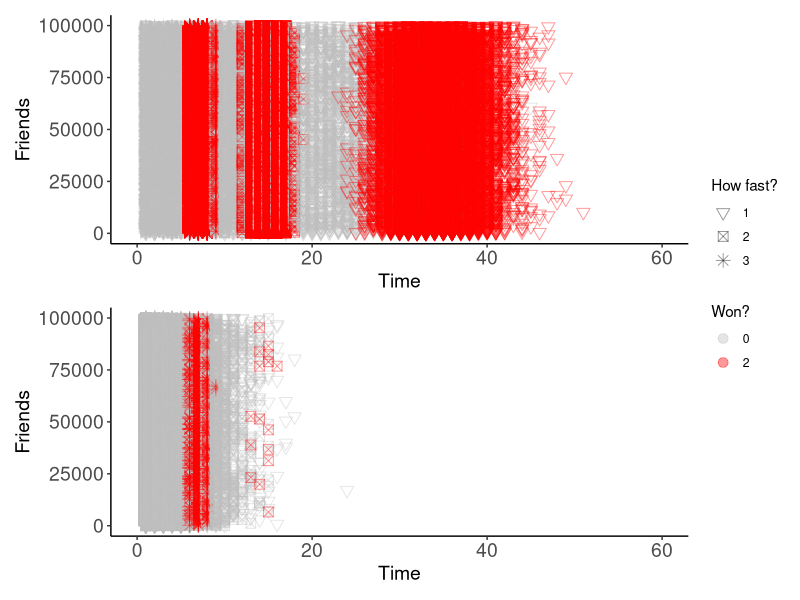
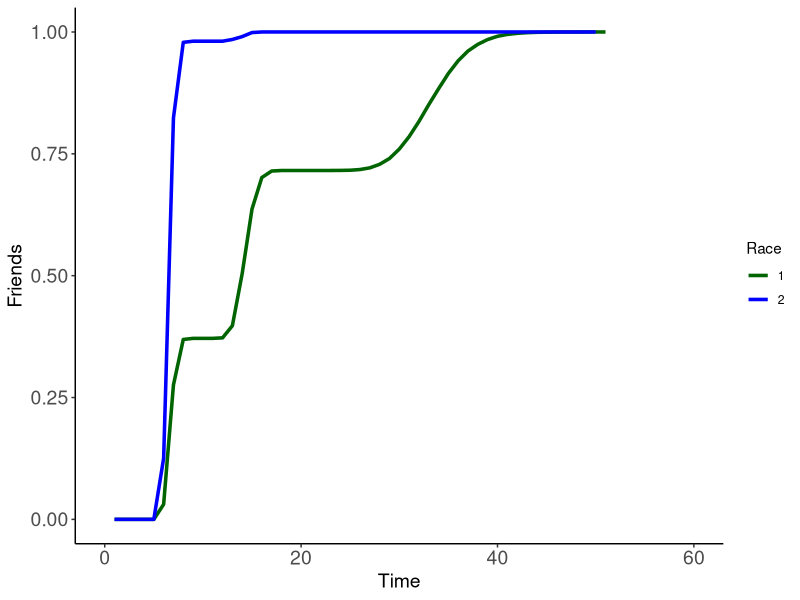
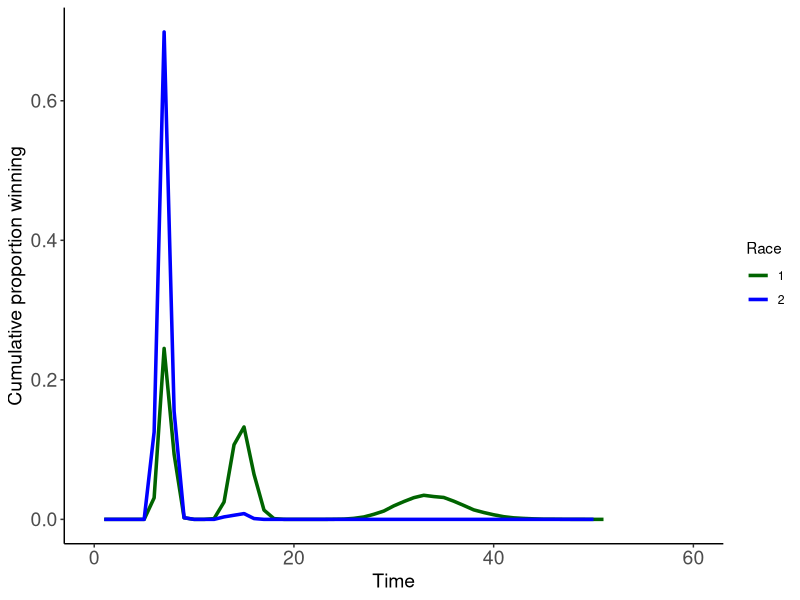

Here is the R script that generated these plots, in order:
## ---- chunk 1
#| echo: false
library(ggplot2)
library(patchwork)
## ---- chunk 2
death_function <- function(size, mort_prob){
  sampled <- sample(c(0,1), size,replace = TRUE, prob =c(mort_prob, 1- mort_prob))
  return(sampled)
}
## ---- chunk 3
progress_function <- function(id){
  
  if(id ==1){
  sampled <- runif(1,min =0, max =3)
  }
  else if (id ==2){
  sampled <- runif(1,min = 2,max=5)
  }
  else if (id ==3){
  sampled <- runif(1,min = 5, max =10)
  }
  return(sampled)
}
## ---- chunk 4
#| code-fold: true
lawn_race_function <- function(size, mort_prob, progress_time,time_step) {
  full_df <- data.frame(
      current_time = rep(0, size),
      time_event = rep(0, size),
      status = rep(1, size),
      progress = rep(0, size),
       id = rep(c(1, 2, 3), length = size),
       friend_number = seq(1, size))

  survived_subsetted <- full_df [full_df $status == 1 ,]
  
  i = 0
  
  while (nrow(full_df [full_df $status == 1 ,]) != 0) {
    
    i = i + 1
    dead_developed_already_subsetted <- full_df[full_df$status %in% c(0,2),]
    survived_subsetted <- full_df [full_df $status == 1 ,]
    survived_individuals <- nrow(survived_subsetted)
 ###If there are surviving individuals
      
      survived_subsetted$current_time <- i

      ### Did they die in this time-step?
      survived_subsetted$status <- death_function(survived_individuals, mort_prob)
      
      if(nrow(  survived_subsetted[survived_subsetted$status == 0, ])!=0){
      
      survived_subsetted[survived_subsetted$status == 0, ]$time_event <- i

      }
      ### Progressed
      growing_indviduals <- survived_subsetted[survived_subsetted$status == 1, ]

      ###If there are those that will grow
      if(nrow(growing_indviduals) !=0){
      
      growing_indviduals$progress <- round(growing_indviduals $progress + 
                                            time_step*sapply(X = growing_indviduals $id, FUN = progress_function ), 3)

      developed <- growing_indviduals[growing_indviduals$progress >= progress_time, ]

      ###If there are those developed 
      if(nrow(developed) != 0){
      growing_indviduals[growing_indviduals$progress >= progress_time, ]$status <- 2
      growing_indviduals[growing_indviduals$status == 2, ]$time_event <- i
      }
      }
      
      full_df <- rbind(dead_developed_already_subsetted ,
        survived_subsetted[survived_subsetted$status == 0, ],
       growing_indviduals
      )
  
  
  }
  return(full_df)
}

## ---- chunk 5
df_lawn_race1<- lawn_race_function(1e5,0.01,10,time_step = 1/5)
df_lawn_race2<- lawn_race_function(1e5,0.40,10,time_step = 1/5)
## ---- chunk 6
#| echo: false
#| 
first_panel <- ggplot(df_lawn_race1,aes(x = time_event, y = friend_number))+
  geom_point(aes(color = as.factor(status), shape = as.factor(id)),size = 3,alpha =0.4)+
  scale_color_manual(name = "Won?",values = c(`0` = "grey", `2` = "red"))+
  scale_shape_manual(name = "How fast?", values =c(6,7,8))+
  theme_classic() + 
  theme(axis.text = element_text(size = 14),
        axis.title = element_text(size = 14))+
        xlab("Time") + ylab("Friends") + xlim(0,60)

## ---- chunk 7
#| echo: false
#| 
second_panel <- ggplot(df_lawn_race2,aes(x = time_event, y = friend_number))+
  geom_point(aes(color = as.factor(status), shape = as.factor(id)),size = 3,alpha = 0.4)+
  scale_color_manual(name = "Won?",values = c(`0` = "grey", `2` = "red"))+
  scale_shape_manual(name = "How fast?", values =c(6,7,8))+
  theme_classic() + 
  theme(axis.text = element_text(size = 14),
        axis.title = element_text(size = 14))+
        xlab("Time") + ylab("Friends")  +xlim(0,60)
## ---- chunk 8
first_panel / second_panel +   plot_layout(guides = 'collect')
## ---- chunk 9
#| echo: false

plot_outcome <- function(df,facet){
  success_df <-  subset(df, df$status == 2)

success_df_2 <- as.data.frame(with(success_df, table( time_event)),
                              stringsAsFactors = FALSE)
success_df_2$time_event <- as.numeric(success_df_2$time_event )
success_df_2$Freq <- as.numeric(success_df_2$Freq )
success_df_2$prop <- success_df_2$Freq/(sum(success_df_2$Freq))

max_num <- 50

before_hand_df <- data.frame(time_event = (seq(1,max_num)), 
                             Freq = rep(0,length(seq(1,max_num))),
                             prop = rep(0,length(seq(1,max_num))))


numbers_alreadyin<- success_df_2$time_event

before_hand_df<- before_hand_df[!(before_hand_df$time_event %in% 
numbers_alreadyin),]

success_df_2<-rbind(success_df_2 ,before_hand_df)


success_df_2<- success_df_2[order(success_df_2$time_event),]

success_df_2$cum_prop <- cumsum(success_df_2$prop)
success_df_2$facet <- facet
return(success_df_2)
}
## ---- chunk 10
#| echo: false

df_lawn_race1_cumulative <-plot_outcome (df_lawn_race1,1)
df_lawn_race2_cumulative <- plot_outcome(df_lawn_race2,2)

df_full <- rbind(df_lawn_race1_cumulative,df_lawn_race2_cumulative)

## ---- chunk 11
#| echo: false

ggplot(df_full, aes(x = time_event, y= cum_prop, color = as.factor(facet), group = as.factor(facet)))+
  geom_line(size =1.2)+
  xlab("Time")+
  ylab("Cumulative proportion winning")+
  scale_color_manual(name = "Race",values = c(`1` = 'darkgreen', `2` = 'blue'))+
  theme_classic()+
 theme(axis.text = element_text(size = 14),
        axis.title = element_text(size = 14))+
        xlab("Time") + ylab("Friends")  +xlim(0,60)
## ---- chunk 12
ggplot(df_full, aes(x = time_event, y= prop, color = as.factor(facet), group = as.factor(facet)))+
 geom_line(size =1.2)+
  xlab("Time")+
  ylab("Cumulative proportion winning")+
  scale_color_manual(name = "Race",values = c(`1` = 'darkgreen', `2` = 'blue'))+
  theme_classic()+
 theme(axis.text = element_text(size = 14),
        axis.title = element_text(size = 14))+xlim(0,60)
